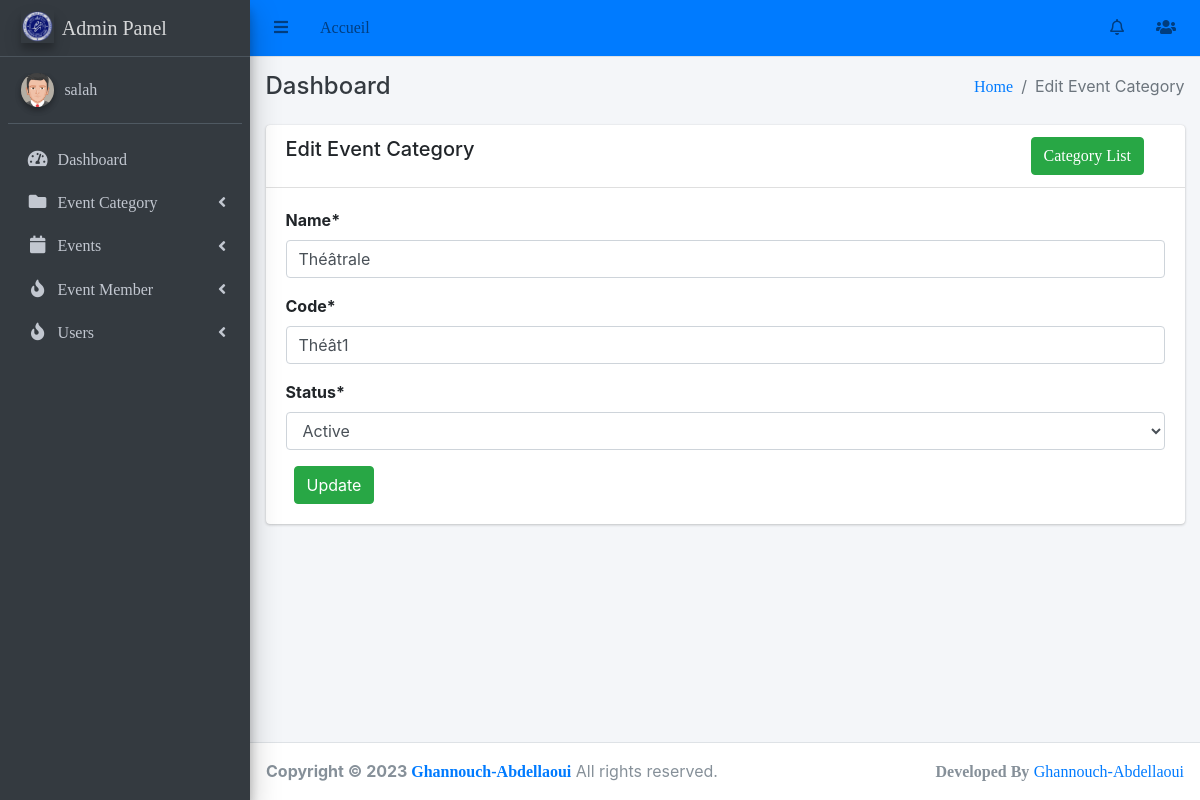
The app's page /events/category/2/edit/ (signed in) with its own data.
### events/models.py (models this page shows, shortened)
class EventCategory(models.Model):
    name = models.CharField(max_length=255, unique=True)
    code = models.CharField(max_length=6, unique=True)
    created_user = models.ForeignKey('auth.User', on_delete=models.CASCADE, related_name='created_user')
    updated_user = models.ForeignKey('auth.User', on_delete=models.CASCADE, related_name='updated_user')
    created_date = models.DateField(auto_now_add=True)
    updated_date = models.DateField(auto_now_add=True)
    status_choice = (
        ('active', 'Active'),
        ('deleted', 'Deleted'),
        ('blocked', 'Blocked'),
    )
    status = models.CharField(choices=status_choice, max_length=10)

### events/views.py (the view)
# urls.py: path('category/<int:pk>/edit/', EventCategoryUpdateView.as_view(), name='edit-event-category'),
class EventCategoryUpdateView(LoginRequiredMixin, UpdateView):
    login_url = 'login'
    model = EventCategory
    fields = ['name', 'code', 'status']
    template_name = 'events/edit_event_category.html'

### main/templates/events/edit_event_category.html (shortened to what this page needs)
{% extends 'base/base.html' %}
{% block breadcrumb %}Edit Event Category{% endblock breadcrumb %}
{% load crispy_forms_tags %}
{% block content %}
    <div class="row">
        <div class="col-md-12">
            <div class="card">
                <div class="card-header">
                    <div class="row">
                        <div class="col-md-10">
                            <h5>Edit Event Category</h5>
                        </div>
                        <div class="col-md-2">
                            <a class="btn btn-success" href="{% url 'admin_events:event-category-list' %}">Category List</a>
                        </div>
                    </div>
                </div>
                <div class="card-body">
                    <form method="post" enctype="multipart/form-data">
                        {{ form|crispy  }}
                        <button class="btn btn-success ml-2" type="submit">Update</button>
                    </form>
                </div>
            </div>
        </div>
    </div>
{% endblock content %}

### main/templates/base/sidebar.html (shortened to what this page needs)
{% load static %}
<aside class="main-sidebar sidebar-dark-primary elevation-4">
    <a href="#" class="brand-link">
      <img src="{% static 'img/logo.png' %}" alt="Logo" class="brand-image elevation-3"
           style="opacity: .8">
          <span class="brand-text font-weight-light">Admin Panel</span>
    </a>
    <div class="sidebar">
      <div class="user-panel mt-3 pb-3 mb-3 d-flex">
        <div class="image">
          <img src="{% static 'img/avatar5.png' %}" class="img-circle elevation-2" alt="User Image">
        </div>
        <div class="info">
          <a href="{% url 'admin_events:list_user' %}" class="d-block">{{request.user}}</a>
        </div>
      </div>
      <nav class="mt-2">
        <ul class="nav nav-pills nav-sidebar flex-column" data-widget="treeview" role="menu" data-accordion="false">
          <li class="nav-item">
            <a href="{% url 'dashboard' %}" class="nav-link">
              <i class="nav-icon fas fa-tachometer-alt"></i>
              <p>
                Dashboard
              </p>
            </a>
          </li>
          <li class="nav-item has-treeview menu-close">
            <a href="#" class="nav-link">
              <i class="nav-icon fas fa-folder"></i>
              <p>
                Event Category
                <i class="right fas fa-angle-left"></i>
              </p>
            </a>
          </li>
          <li class="nav-item has-treeview menu-close">
            <a href="#" class="nav-link">
              <i class="nav-icon fas fa-calendar"></i>
              <p>
                Events
                <i class="right fas fa-angle-left"></i>
              </p>
            </a>
          </li>
          <li class="nav-item has-treeview menu-close">
            <a href="#" class="nav-link">
              <i class="nav-icon fas fa-fire"></i>
              <p>
                Event Member
                <i class="right fas fa-angle-left"></i>
              </p>
            </a>
          </li>
          <li class="nav-item has-treeview menu-close">
            <a href="#" class="nav-link">
              <i class="nav-icon fas fa-fire"></i>
              <p>
                Users
                <i class="right fas fa-angle-left"></i>
              </p>
            </a>
          </li>
        </ul>
      </nav>
    </div>
  </aside>

### records on screen
EventCategory: name "Théâtrale", code "Théât1", status "Active"

### other values on screen
{{ request.user }} "salah"
